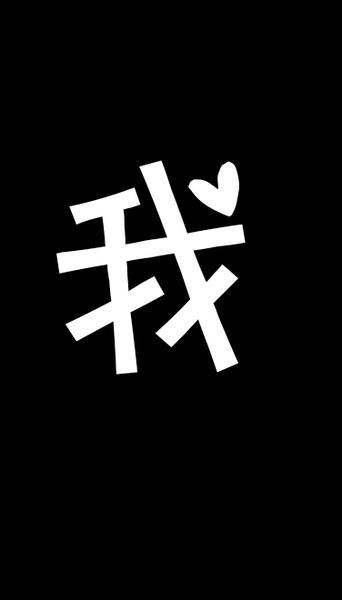
#> input picture src/tf_model/me.jpg, 342 x 600 px
$ python show_img.py   (older library calls are emulated)
#> lines starting #> are read from the running program, lines starting #| are printed output that depends on the picture
import cv2
from matplotlib import pyplot as plt
import numpy as np


def gabor_fn(sigma, theta, Lambda, psi, gamma):
    sigma_x = sigma
    sigma_y = float(sigma) / gamma
    (y, x) = np.meshgrid(np.arange(-1,2), np.arange(-1,2))
    # Rotation
    x_theta = x * np.cos(theta) + y * np.sin(theta)
    y_theta = -x * np.sin(theta) + y * np.cos(theta)
    gb = np.exp(-.5 * (x_theta ** 2 / sigma_x ** 2 + y_theta ** 2 / sigma_y ** 2)) * np.cos(2 * np.pi / Lambda * x_theta + psi)
    return gb

class ConvLayer:
    def __init__(self, in_channel, out_channel, kernel_size):
        self.w = np.random.randn(in_channel, out_channel, kernel_size, kernel_size)
        self.b = np.zeros((out_channel))

    def _relu(self, x):
        x[x < 0] = 0
        return x

    def conv2(self, X, k):
        x_row, x_col = X.shape
        k_row, k_col = k.shape
        ret_row, ret_col = x_row - k_row + 1, x_col - k_col + 1
        ret = np.empty((ret_row, ret_col))
        for y in range(ret_row):
            for x in range(ret_col):
                sub = X[y: y + k_row, x: x + k_col]
                ret[y, x] = np.sum(sub * k)
        return ret

    def forward(self, in_data):
        # assume the first index is channel index
        in_channel, in_row, in_col = in_data.shape
        out_channel, kernel_row, kernel_col = self.w.shape[1], self.w.shape[2], self.w.shape[3]
        self.top_val = np.zeros((out_channel, in_row - kernel_row + 1, in_col - kernel_col + 1))
        for j in range(out_channel):
            for i in range(in_channel):
                self.top_val[j] += self.conv2(in_data[i], self.w[i, j])
            self.top_val[j] += self.b[j]
            self.top_val[j] = self._relu(self.top_val[j])
        return self.top_val


if __name__ == "__main__":
    mat = cv2.imread('me.jpg', 0)
#> mat is the input picture: shape (600, 342); min 0, max 255, mean 21
    row, col = mat.shape
#> row = 600; col = 342
    print("shape of img is ({0},{1})".format(row, col))
#| shape of img is (600,342)
    in_data = mat.reshape(1, row, col)
    in_data = in_data.astype(np.float) / 255
    plt.imshow(in_data[0], cmap='Greys_r')
    plt.show()
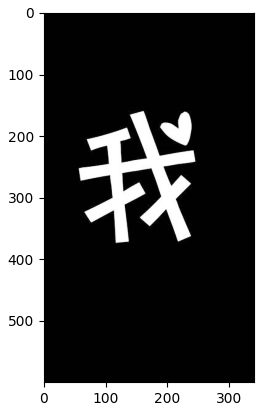
#> figure drawn by matplotlib, 1 panel

    meanConv = ConvLayer(1, 1, 5)
    meanConv.w[0, 0] = np.ones((5, 5)) / (5 * 5)
    mean_out = meanConv.forward(in_data)
    plt.imshow(mean_out[0], cmap='Greys_r')
    plt.show()
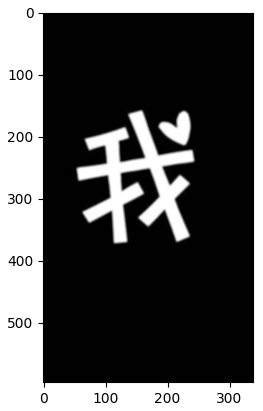
#> figure drawn by matplotlib, 1 panel

    sobelConv = ConvLayer(1, 1, 3)
    sobelConv.w[0, 0] = np.array([[-1, -2, -1], [0, 0, 0], [1, 2, 1]])
    sobel_out = sobelConv.forward(in_data)
    plt.imshow(sobel_out[0], cmap='Greys_r')
    plt.show()
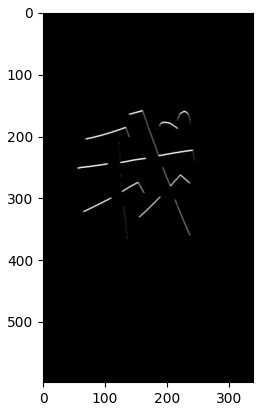
#> figure drawn by matplotlib, 1 panel

    print(gabor_fn(2, 0, 0.3, 0, 2))
    gaborConv = ConvLayer(1, 1, 3)
    gaborConv.w[0, 0] = gabor_fn(2, 0, 0.3, 1, 2)
    gabor_out = gaborConv.forward(in_data)
    plt.imshow(gabor_out[0], cmap='Greys_r')
    plt.show()
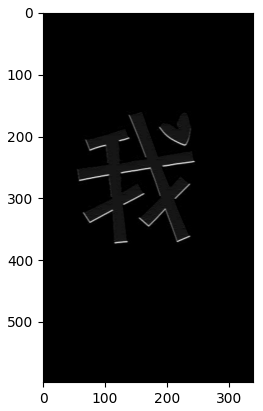
#> figure drawn by matplotlib, 1 panel
